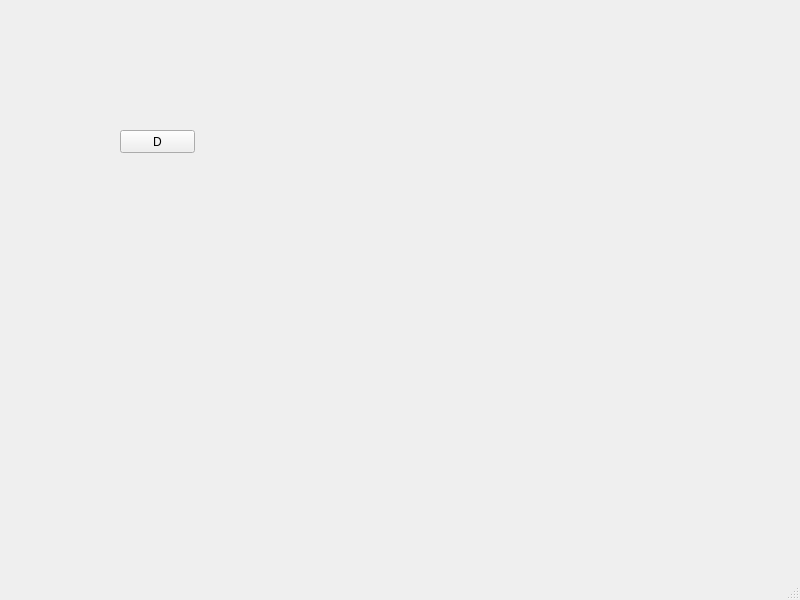
<?xml version="1.0" encoding="UTF-8"?>
<ui version="4.0">
 <class>DMainWindow</class>
 <widget class="QMainWindow" name="DMainWindow">
  <property name="geometry">
   <rect>
    <x>0</x>
    <y>0</y>
    <width>800</width>
    <height>600</height>
   </rect>
  </property>
  <property name="windowTitle">
   <string>MainWindow</string>
  </property>
  <widget class="QWidget" name="centralwidget">
   <widget class="QPushButton" name="pushButton">
    <property name="geometry">
     <rect>
      <x>120</x>
      <y>130</y>
      <width>75</width>
      <height>23</height>
     </rect>
    </property>
    <property name="text">
     <string>D</string>
    </property>
   </widget>
  </widget>
  <widget class="QMenuBar" name="menubar">
   <property name="geometry">
    <rect>
     <x>0</x>
     <y>0</y>
     <width>800</width>
     <height>23</height>
    </rect>
   </property>
  </widget>
  <widget class="QStatusBar" name="statusbar"/>
 </widget>
 <resources/>
 <connections/>
</ui>
